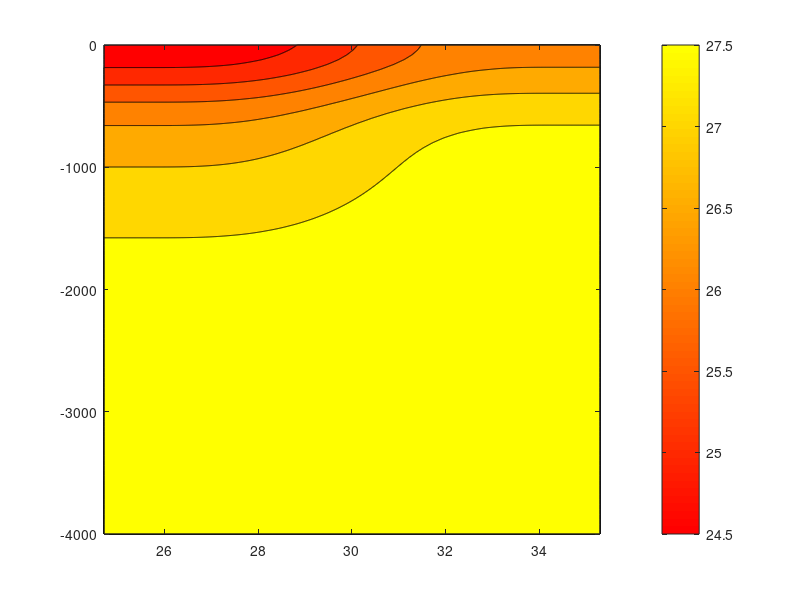
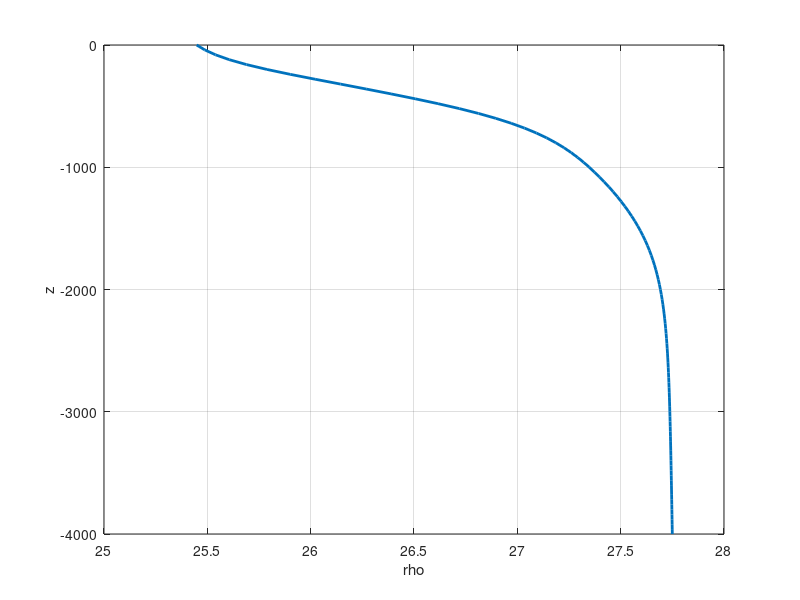

The MATLAB source for these figures, in order:
function [rho] = initial_cond
nlat   = 2000;
nz     = 100;
lat_c  =     30;
H      =  -4000;
width  =   2000;
L_jet  =   1600;
radius =  10825;

rho_0  =  27.75;
S_b    =   9.8e-6;
z_surf =   -300;

drho_surf = [0 1.5];
dz        = [300 700];
z_int     = [-400 -1000];

lat_width = rad2deg (width/radius);

lat = lat_c - lat_width/2 : lat_width/nlat : lat_c + lat_width/2;
z   = H : abs(H)/nz : 0;
rho = zeros(nz+1, nlat+1);
sm = zeros(nlat+1);
for i = 1:nlat+1
    sm(i) = smoothing (lat(i));
    for k = 1:nz+1
        rho(k,i) = density_ic (lat(i), z(k));
    end
end
c1 = [28 27.5 27 26.5 26 25.5 25 24.5 24];
caxis([min(c1) max(c1)]);
contourf(lat,z,rho,c1);colormap(autumn);colorbar;
figure;plot(rho(:,1000),z,'linewidth',2);grid on;ylabel('z');xlabel('rho');

    function [rho] = density_ic(phi, depth)
        drho_N = rho_NS (1, depth);
        drho_S = rho_NS (2, depth);
        
        %rho = rho_0 - S_b * (depth - H) + smoothing(phi) * drho_S + drho_N;
        rho = rho_0 - S_b * (depth - H) + smoothing(phi) * drho_S + (1-smoothing(phi))*drho_N;
        %rho = rho_0 - S_b * (depth - H) + drho_N;
    end

    function rho = rho_NS (hemi, depth)
        rho = - 0.5 * drho_int(hemi) * (1 + tanh((d_NS(depth,hemi) - z_int(hemi))/dz(hemi))) ...
            - drho_surf(hemi) / (2*tanh(1)) * (1 + tanh ((z_surf - depth) / z_surf));
    end

    function d = d_NS (depth, hemi)
        d = z_int (hemi) + (depth - z_int (hemi)) ...
            * sqrt (1 + 0.5 * ((depth - z_int (hemi) + abs (depth - z_int (hemi))) ...
            / (1.3*dz(hemi)))^2);
    end

    function  drho = drho_int(hemi)
        if hemi == 1
            %drho = 1.41;
            drho = 1.40 * (1 + tanh((d_NS(0,2)-z_int(2))/dz(2))) / ...
                (1 + tanh((d_NS(0,1)-z_int(1))/dz(1)));
        else
            drho = 1.40;
        end
    end

    function sm = smoothing (phi)
        y = pi * (width/L_jet * (phi - (lat_c - lat_width/2)) / lat_width + 0.5 * (1 - width/L_jet));
        
        if y < 0
            sm = 1;
        elseif y > pi
            sm = 0;
        else
            sm = 1 - (y - sin (y) * cos (y)) / pi;
        end
    end
end

